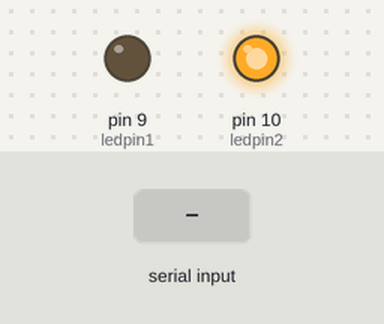
The sketch below on a simulated Arduino Uno, built with avr-gcc and run on an emulated ATmega328P. On the bench: output pins drawn as LEDs (lit = HIGH). The test bench sets the inputs (shaded band).

Above: at 1.2 s.
1.3 s: "1" received over the second serial link
At 2.5 s:
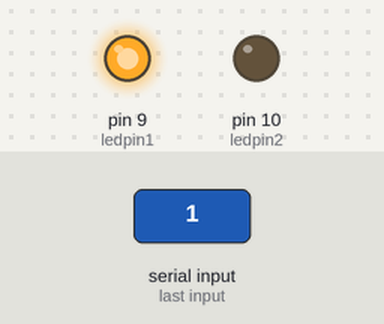
2.8 s: "0" received over the second serial link
At 3.5 s:
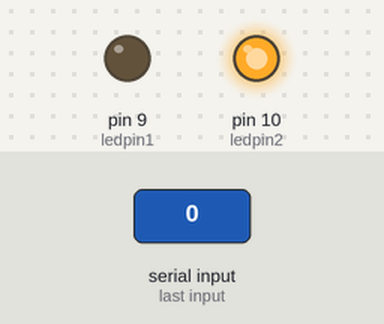
Timing chart, 0 to 5.8 s (numbered marks = the images above; inputs shaded):
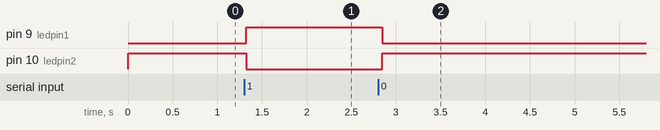

The sketch:

BT.ino
```cpp
#include <SoftwareSerial.h>
SoftwareSerial BT(3,4);
char val; //value to receieve data from the serial port
int ledpin1 = 9; //red LED
int ledpin2 = 10; // green LED

void setup() {
  pinMode(ledpin1, OUTPUT); // set LED pins as outputs
  pinMode(ledpin2, OUTPUT);
  BT.begin(9600); //begin serial communications at 9600 bits per second (baud)
}

void loop() {
  if( BT.available() ) // check if there is data to read
  {
    val = BT.read(); // read the data into our value variable
    BT.print("Reading new data: ");
    BT.println(val);
  }
  if (val == '1') // if 1 (high) is received
  {
  digitalWrite(ledpin1, HIGH); // Turn on the green light and off the red light
  digitalWrite(ledpin2, LOW);
  }
  else // 1 not received
  {
  digitalWrite(ledpin1, LOW); // Turn on the red light and off the green light
  digitalWrite(ledpin2, HIGH);
  }
  delay(100);

}
```

Measured:
- after the input at 1.3 s, pin 9 (ledpin1): LOW → HIGH at once; pin 10 (ledpin2): HIGH → LOW at once
- after the input at 2.8 s, pin 9 (ledpin1): HIGH → LOW after 0.05 s; pin 10 (ledpin2): LOW → HIGH after 0.05 s
